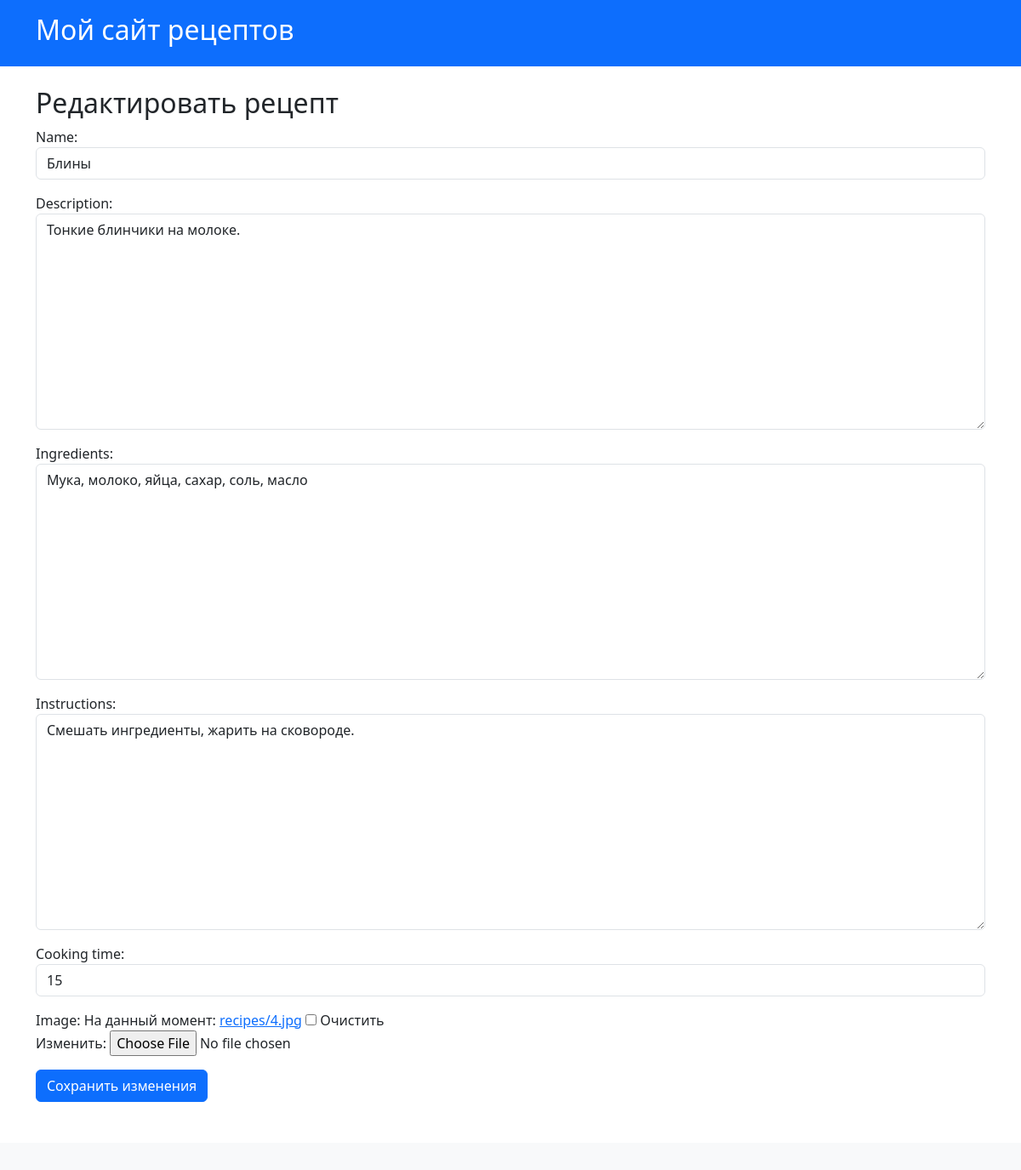
Page /recipes/3/edit/ (signed in) on the committed database.
### recipe_app/models.py (models this page shows, shortened)
class Recipe(models.Model):
    name = models.CharField(max_length=100)
    description = models.TextField()
    ingredients = models.TextField(blank=True)  # Новый блок
    instructions = models.TextField(blank=True)  # Новый блок
    cooking_time = models.IntegerField()  # в минутах
    image = models.ImageField(upload_to='recipes/', blank=True, null=True)
    archived = models.BooleanField(default=False)
    created_at = models.DateTimeField(auto_now_add=True)
    author = models.ForeignKey(User, on_delete=models.CASCADE, related_name="recipes")
    likes = models.ManyToManyField(User, related_name='liked_recipes', blank=True)
    def short_description(self):
        return self.description[:50] + '...' if len(self.description) > 50 else self.description
    short_description.short_description = "Краткое описание"
    class Meta:
        ordering = ['-created_at']  # по убыванию даты создания
        verbose_name = "Рецепт"
        verbose_name_plural = "Рецепты"

### recipe_app/views.py (the view, shortened to what this page needs)
# urls.py: path('recipes/<int:pk>/edit/', RecipeUpdateView.as_view(), name='update_recipe'),# /groups/
class RecipeUpdateView(LoginRequiredMixin, UpdateView):
    model = Recipe
    form_class = RecipeForm
    template_name = 'recipe_app/update_recipe.html'
    def get_queryset(self):
        return Recipe.objects.filter(author=self.request.user)

### recipe_app/forms.py
class RecipeForm(forms.ModelForm):
    class Meta:
        model = Recipe
        fields = ['name', 'description', 'ingredients', 'instructions', 'cooking_time', 'image']
        widgets = {
            'name': forms.TextInput(attrs={'class': 'form-control'}),
            'description': forms.Textarea(attrs={'class': 'form-control'}),
            'ingredients': forms.Textarea(attrs={'class': 'form-control'}),
            'instructions': forms.Textarea(attrs={'class': 'form-control'}),
            'cooking_time': forms.NumberInput(attrs={'class': 'form-control'}),
        }

### recipe_app/templates/recipe_app/update_recipe.html (shortened to what this page needs)
{% extends "recipe_app/base.html" %}
{% block content %}
  <h2>Редактировать рецепт</h2>
  <form method="post" enctype="multipart/form-data">
    {{ form.as_p }}
    <button type="submit" class="btn btn-primary">Сохранить изменения</button>
  </form>
{% endblock %}

### rows in the picture
Recipe: name "Блины", description "Тонкие блинчики на молоке.", ingredients "Мука, молоко, яйца, сахар, соль, масло", instructions "Смешать ингредиенты, жарить на сковороде.", cooking_time "15"
